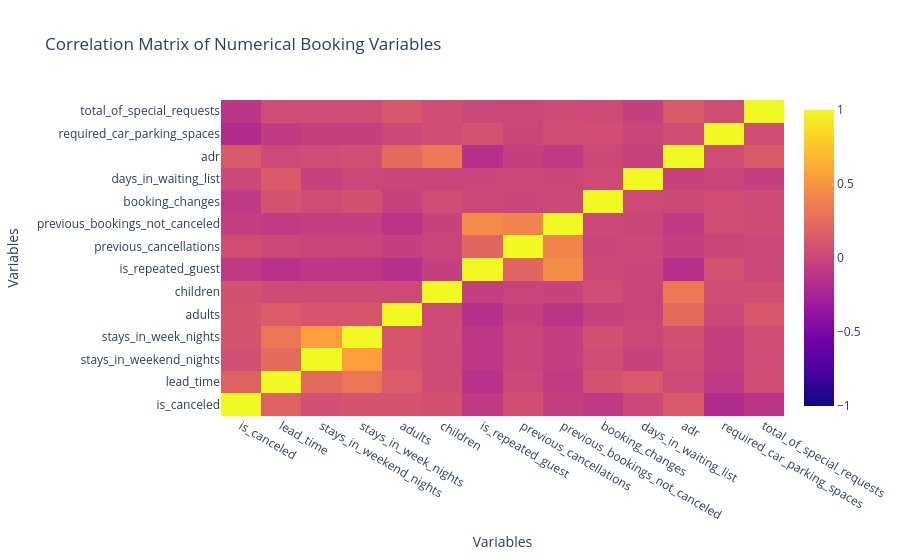

Source (notebook cell):
### Markdown cell above
## 14. Correlation Analysis

### Code cell
correlation_columns = [
    "is_canceled",
    "lead_time",
    "stays_in_weekend_nights",
    "stays_in_week_nights",
    "adults",
    "children",
    "is_repeated_guest",
    "previous_cancellations",
    "previous_bookings_not_canceled",
    "booking_changes",
    "days_in_waiting_list",
    "adr",
    "required_car_parking_spaces",
    "total_of_special_requests"
]

corr = df[correlation_columns].corr()

fig = go.Figure(
    data=go.Heatmap(
        z=corr.values,
        x=corr.columns,
        y=corr.index,
        zmin=-1,
        zmax=1
    )
)

fig.update_layout(
    title="Correlation Matrix of Numerical Booking Variables",
    xaxis_title="Variables",
    yaxis_title="Variables"
)
fig.show()

cancel_corr = (
    corr["is_canceled"]
    .drop("is_canceled")
    .sort_values(key=lambda s: s.abs(), ascending=False)
)

strongest_variable = cancel_corr.index[0]
strongest_value = cancel_corr.iloc[0]

print(
    f"Observation: {strongest_variable} has the strongest linear relationship "
    f"with cancellation among the selected numerical variables "
    f"(correlation = {strongest_value:.3f})."
)

### Figure 1 — Plotly figure (JSON) as saved in the notebook; plotly's stock layout.template omitted (floating-point values rounded to 4 significant figures; data arrays with more than 128 entries replaced by an {"elided": "..."} marker saying what was removed)
{"data": [{"type": "heatmap", "x": ["is_canceled", "lead_time", "stays_in_weekend_nights", "stays_in_week_nights", "adults", "children", "is_repeated_guest", "previous_cancellations", "previous_bookings_not_canceled", "booking_changes", "days_in_waiting_list", "adr", "required_car_parking_spaces", "total_of_special_requests"], "y": ["is_canceled", "lead_time", "stays_in_weekend_nights", "stays_in_week_nights", "adults", "children", "is_repeated_guest", "previous_cancellations", "previous_bookings_not_canceled", "booking_changes", "days_in_waiting_list", "adr", "required_car_parking_spaces", "total_of_special_requests"], "z": {"elided": "14x14 float values"}, "zmax": 1, "zmin": -1}], "layout": {"title": {"text": "Correlation Matrix of Numerical Booking Variables"}, "xaxis": {"title": {"text": "Variables"}}, "yaxis": {"title": {"text": "Variables"}}}}
